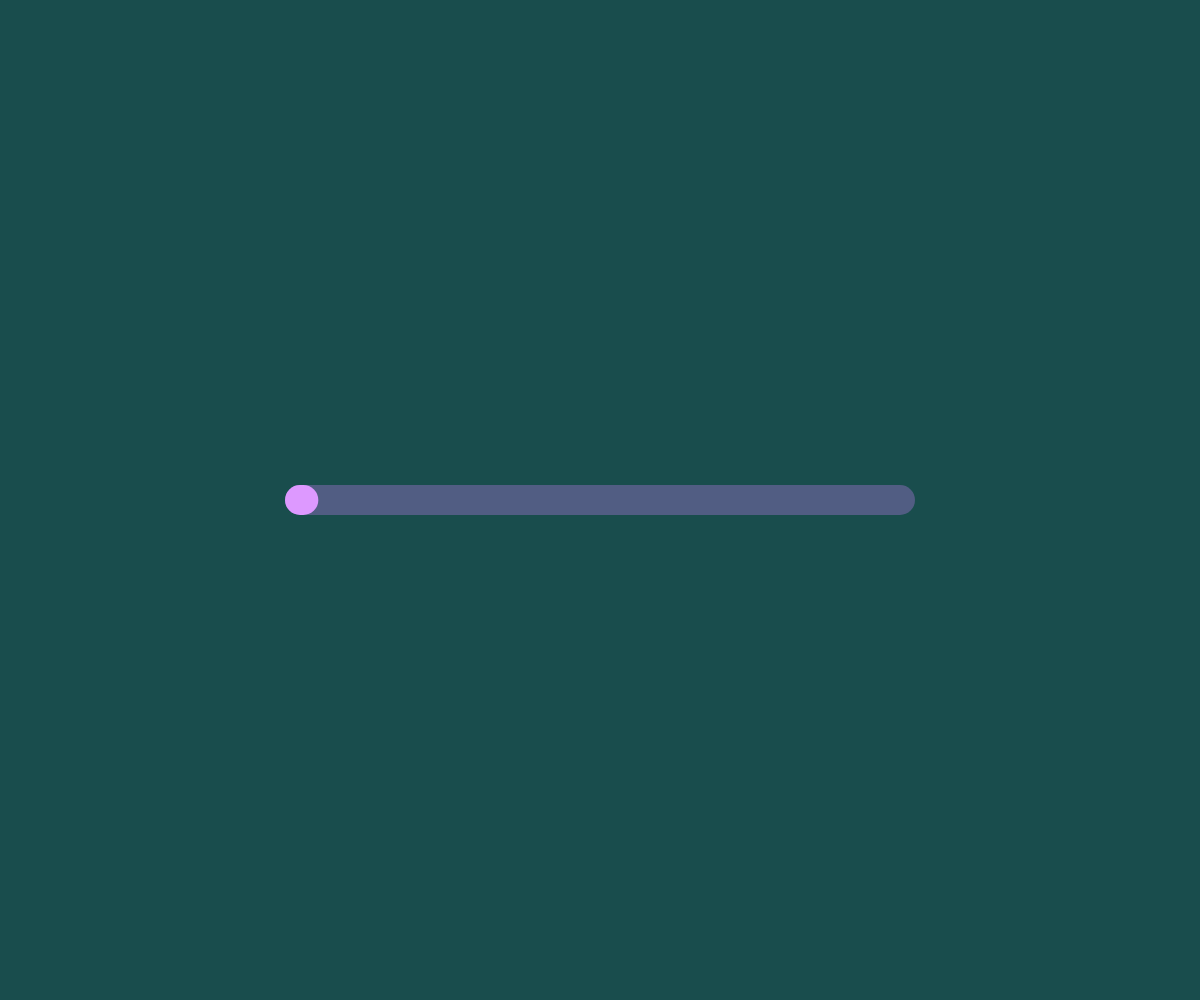
Frame 1 (no input)
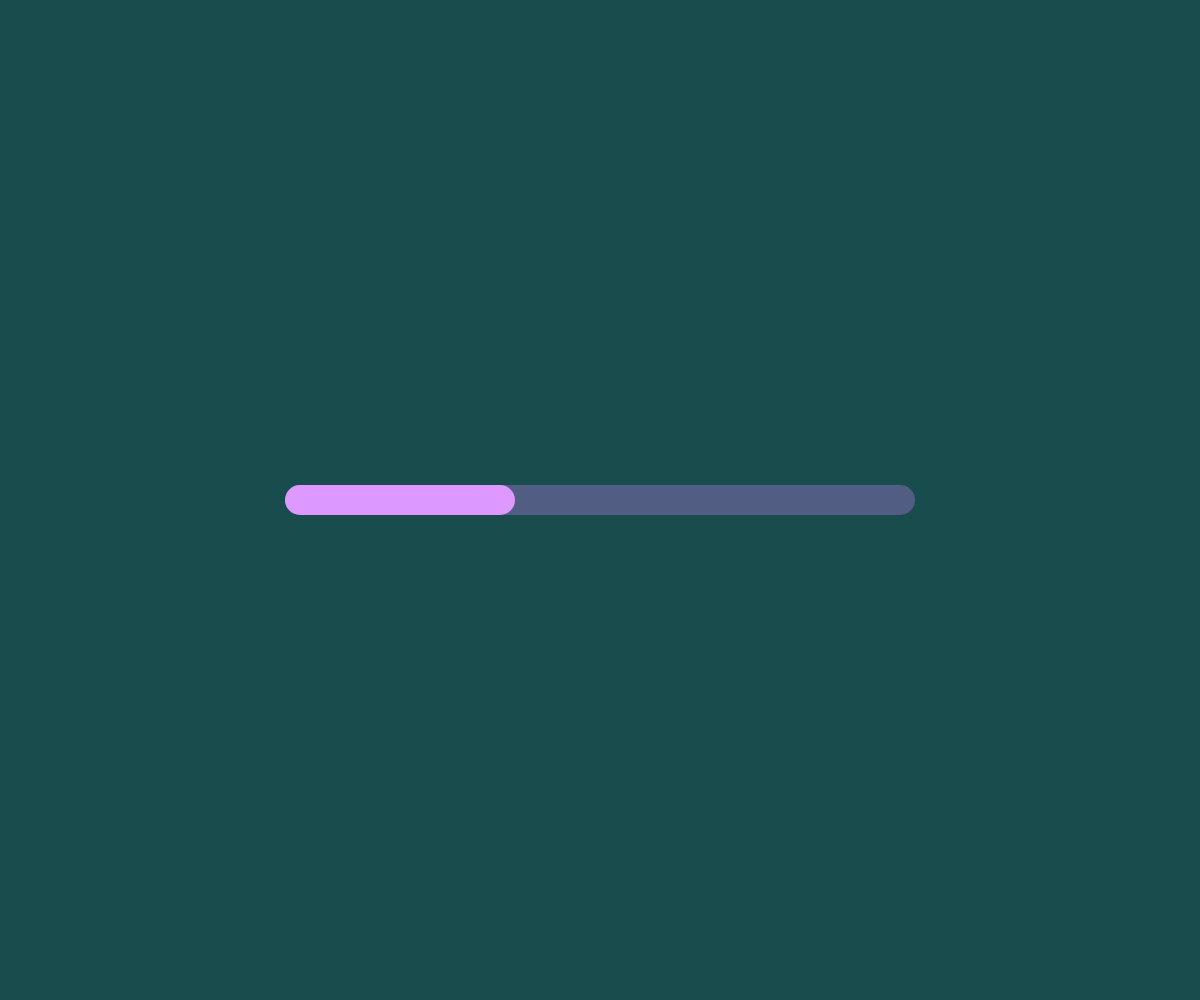
Frame 60 (no input)
Frame 120 (the mouse pressed at the canvas centre since frame 60): identical to frame 60, image omitted

The p5.js sketch that drew these frames (run headless with seeded random() and noise() and a simulated clock; from frame 60 on, the mouse is pressed at the canvas centre):

// p5.js sketch
// ── sketch.js
let progressBar;

setup = () => {
  createCanvas(windowWidth, windowHeight);
  colorMode(HSL, 360, 1, 1, 1);

  progressBar = new ProgressBar(width * 0.25, width * 0.75, height * 0.5, height * 0.5, 3000);
}

draw = () => {
  background(180, 0.5, 0.2, 1);
  progressBar.render();
}

mousePressed = () => {
  mouseX <= width * 0.5 ? (progressBar.pBar.newCurr = millis(), progressBar.pBar.curr = 0) : null;

  mouseX > width * 0.5 ? (progressBar.pBar.col = floor(random(360)), progressBar.pBar.newCurr = millis(), progressBar.pBar.curr = 0) : null;
}

class ProgressBar {
  constructor(_x1, _x2, _y1, _y2, _spd) {
    this.pBar = {
      curr: millis(),
      newCurr: 0,
      x1: _x1,
      x2: _x2,
      y1: _y1,
      y2: _y2,
      spd: _spd,
      col: 280
    }
  }

  update() {
    this.pBar.curr >= this.pBar.x2 ?
      this.pBar.curr = this.pBar.x2 :
      this.pBar.curr = map(millis(), this.pBar.newCurr, this.pBar.newCurr + this.pBar.spd, this.pBar.x1, this.pBar.x2);

    return this;
  }

  fillBar() {
    stroke(this.pBar.col, 1, 0.8, 1);
    strokeWeight(30);
    line(this.pBar.x1, this.pBar.y1, this.pBar.curr, this.pBar.y2);

    return this;
  }

  display() {
    stroke(this.pBar.col, 1, 0.75, 0.3);
    strokeWeight(30);
    line(this.pBar.x1, this.pBar.y1, this.pBar.x2, this.pBar.y2);

    return this;
  }

  render() {
    return this.update().display().fillBar();
  }
}
